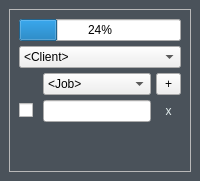
  <widget class="QDockWidget" name="dockWidget">
   <property name="enabled">
    <bool>true</bool>
   </property>
   <property name="styleSheet">
    <string notr="true">QDockWidget{
	font: 10pt &quot;Gill Sans MT&quot;;
	color: rgb(227, 238, 238);
	background-color: rgb(74, 82, 90);

}</string>
   </property>
   <property name="floating">
    <bool>false</bool>
   </property>
   <property name="windowTitle">
    <string>Modifications Dock</string>
   </property>
   <attribute name="dockWidgetArea">
    <number>2</number>
   </attribute>
   <widget class="QWidget" name="dockWidgetContents">
    <layout class="QGridLayout" name="gridLayout_6">
     <item row="0" column="0">
      <widget class="QFrame" name="frame">
       <property name="frameShape">
        <enum>QFrame::StyledPanel</enum>
       </property>
       <property name="frameShadow">
        <enum>QFrame::Raised</enum>
       </property>
       <layout class="QGridLayout" name="gridLayout_4">
        <property name="spacing">
         <number>5</number>
        </property>
        <item row="5" column="2">
         <widget class="QLineEdit" name="lineEdit_3">
          <property name="sizePolicy">
           <sizepolicy hsizetype="MinimumExpanding" vsizetype="Fixed">
            <horstretch>0</horstretch>
            <verstretch>0</verstretch>
           </sizepolicy>
          </property>
          <property name="minimumSize">
           <size>
            <width>0</width>
            <height>0</height>
           </size>
          </property>
          <property name="styleSheet">
           <string notr="true">text-decoration: line-through;</string>
          </property>
         </widget>
        </item>
        <item row="5" column="3">
         <widget class="QToolButton" name="toolButton_4">
          <property name="sizePolicy">
           <sizepolicy hsizetype="Expanding" vsizetype="Fixed">
            <horstretch>0</horstretch>
            <verstretch>0</verstretch>
           </sizepolicy>
          </property>
          <property name="maximumSize">
           <size>
            <width>26</width>
            <height>26</height>
           </size>
          </property>
          <property name="styleSheet">
           <string notr="true">QToolButton{
	color: rgb(227, 238, 238);
	font: 75 18pt &quot;Gill Sans MT&quot;;
	background-color: rgba(0,0,0,0);
}</string>
          </property>
          <property name="text">
           <string>x</string>
          </property>
          <property name="popupMode">
           <enum>QToolButton::DelayedPopup</enum>
          </property>
          <property name="toolButtonStyle">
           <enum>Qt::ToolButtonTextOnly</enum>
          </property>
          <property name="autoRaise">
           <bool>false</bool>
          </property>
          <property name="arrowType">
           <enum>Qt::RightArrow</enum>
          </property>
         </widget>
        </item>
        <item row="5" column="0">
         <widget class="QCheckBox" name="checkBox_6">
          <property name="mouseTracking">
           <bool>false</bool>
          </property>
          <property name="text">
           <string/>
          </property>
         </widget>
        </item>
        <item row="2" column="2">
         <widget class="QComboBox" name="modifJobComboBox">
          <item>
           <property name="text">
            <string>&lt;Job&gt;</string>
           </property>
          </item>
         </widget>
        </item>
        <item row="2" column="3">
         <widget class="QToolButton" name="btnAddModif">
          <property name="sizePolicy">
           <sizepolicy hsizetype="Expanding" vsizetype="Fixed">
            <horstretch>0</horstretch>
            <verstretch>0</verstretch>
           </sizepolicy>
          </property>
          <property name="maximumSize">
           <size>
            <width>26</width>
            <height>26</height>
           </size>
          </property>
          <property name="styleSheet">
           <string notr="true"/>
          </property>
          <property name="text">
           <string>+</string>
          </property>
         </widget>
        </item>
        <item row="0" column="0" colspan="4">
         <widget class="QProgressBar" name="progressBar">
          <property name="value">
           <number>24</number>
          </property>
         </widget>
        </item>
        <item row="7" column="2">
         <spacer name="verticalSpacer_3">
          <property name="orientation">
           <enum>Qt::Vertical</enum>
          </property>
          <property name="sizeType">
           <enum>QSizePolicy::Expanding</enum>
          </property>
          <property name="sizeHint" stdset="0">
           <size>
            <width>20</width>
            <height>40</height>
           </size>
          </property>
         </spacer>
        </item>
        <item row="1" column="0" colspan="4">
         <widget class="QComboBox" name="modifClientComboBox">
          <item>
           <property name="text">
            <string>&lt;Client&gt;</string>
           </property>
          </item>
         </widget>
        </item>
       </layout>
      </widget>
     </item>
    </layout>
   </widget>
  </widget>
